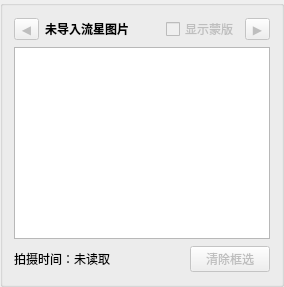
         <widget class="QGroupBox" name="groupBoxMeteorSelectionPreview">
          <property name="title">
           <string/>
          </property>
          <layout class="QVBoxLayout" name="verticalLayoutMeteorSelectionPreview">
           <item>
            <layout class="QHBoxLayout" name="horizontalLayoutMeteorSelectionPreviewHeader">
             <item>
              <widget class="QToolButton" name="toolButtonMeteorSelectionPrevious">
               <property name="enabled">
                <bool>false</bool>
               </property>
               <property name="toolTip">
                <string>上一张（←）</string>
               </property>
               <property name="text">
                <string>◀</string>
               </property>
              </widget>
             </item>
             <item>
              <widget class="QLabel" name="labelMeteorSelectionPreviewTitle">
               <property name="font">
                <font>
                 <weight>75</weight>
                 <bold>true</bold>
                </font>
               </property>
               <property name="sizePolicy">
                <sizepolicy hsizetype="Expanding" vsizetype="Preferred">
                 <horstretch>1</horstretch>
                 <verstretch>0</verstretch>
                </sizepolicy>
               </property>
               <property name="text">
                <string>未导入流星图片</string>
               </property>
               <property name="wordWrap">
                <bool>false</bool>
               </property>
              </widget>
             </item>
             <item>
              <widget class="QCheckBox" name="checkBoxShowMeteorMask">
               <property name="enabled">
                <bool>false</bool>
               </property>
               <property name="toolTip">
                <string>在右侧预览中显示应用蒙版后的图像。</string>
               </property>
               <property name="text">
                <string>显示蒙版</string>
               </property>
              </widget>
             </item>
             <item>
              <widget class="QToolButton" name="toolButtonMeteorSelectionNext">
               <property name="enabled">
                <bool>false</bool>
               </property>
               <property name="toolTip">
                <string>下一张（→）</string>
               </property>
               <property name="text">
                <string>▶</string>
               </property>
              </widget>
             </item>
            </layout>
           </item>
           <item>
            <widget class="MeteorSelectionView" name="meteorSelectionView">
             <property name="backgroundBrush">
              <brush brushstyle="SolidPattern">
               <color alpha="255">
                <red>16</red>
                <green>18</green>
                <blue>22</blue>
               </color>
              </brush>
             </property>
            </widget>
           </item>
           <item>
            <layout class="QHBoxLayout" name="horizontalLayoutMeteorSelectionPreviewFooter">
             <item>
              <widget class="QLabel" name="labelMeteorSelectionCaptureTime">
               <property name="minimumSize">
                <size>
                 <width>0</width>
                 <height>28</height>
                </size>
               </property>
               <property name="sizePolicy">
                <sizepolicy hsizetype="Expanding" vsizetype="Preferred">
                 <horstretch>1</horstretch>
                 <verstretch>0</verstretch>
                </sizepolicy>
               </property>
               <property name="text">
                <string>拍摄时间：未读取</string>
               </property>
               <property name="wordWrap">
                <bool>true</bool>
               </property>
              </widget>
             </item>
             <item>
              <widget class="QPushButton" name="pushButtonClearMeteorBoxes">
               <property name="enabled">
                <bool>false</bool>
               </property>
               <property name="toolTip">
                <string>清除当前图像的所有流星框选。</string>
               </property>
               <property name="text">
                <string>清除框选</string>
               </property>
              </widget>
             </item>
            </layout>
           </item>
          </layout>
         </widget>
